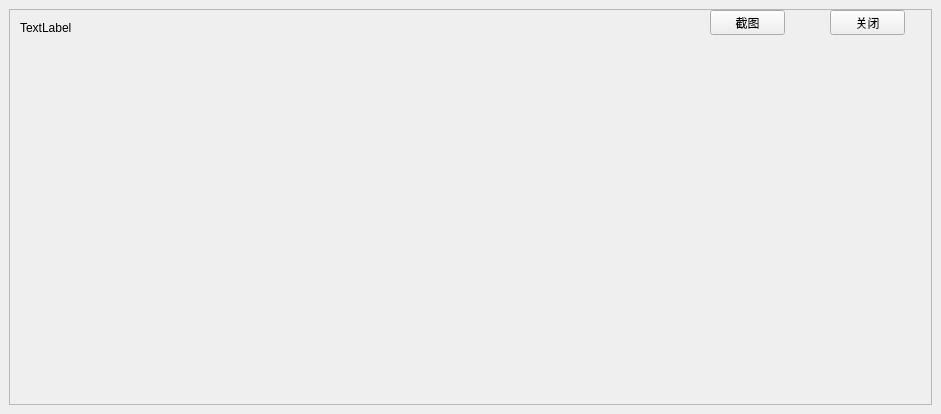
<?xml version="1.0" encoding="UTF-8"?>
<ui version="4.0">
 <class>MapWindow</class>
 <widget class="QMainWindow" name="MapWindow">
  <property name="geometry">
   <rect>
    <x>0</x>
    <y>0</y>
    <width>941</width>
    <height>414</height>
   </rect>
  </property>
  <property name="windowTitle">
   <string>MainWindow</string>
  </property>
  <widget class="QWidget" name="centralwidget">
   <layout class="QVBoxLayout" name="verticalLayout">
    <item>
     <widget class="QScrollArea" name="scrollArea">
      <property name="enabled">
       <bool>true</bool>
      </property>
      <property name="widgetResizable">
       <bool>false</bool>
      </property>
      <widget class="QWidget" name="scrollAreaWidgetContents">
       <property name="geometry">
        <rect>
         <x>0</x>
         <y>0</y>
         <width>898</width>
         <height>394</height>
        </rect>
       </property>
       <widget class="QLabel" name="label">
        <property name="geometry">
         <rect>
          <x>10</x>
          <y>10</y>
          <width>54</width>
          <height>16</height>
         </rect>
        </property>
        <property name="maximumSize">
         <size>
          <width>300</width>
          <height>30</height>
         </size>
        </property>
        <property name="text">
         <string>TextLabel</string>
        </property>
       </widget>
       <widget class="QCustomPlot" name="singleLinePlot" native="true">
        <property name="geometry">
         <rect>
          <x>650</x>
          <y>30</y>
          <width>241</width>
          <height>331</height>
         </rect>
        </property>
       </widget>
       <widget class="QCustomPlot" name="customPlot" native="true">
        <property name="geometry">
         <rect>
          <x>10</x>
          <y>30</y>
          <width>631</width>
          <height>331</height>
         </rect>
        </property>
       </widget>
       <widget class="QPushButton" name="closeButton">
        <property name="geometry">
         <rect>
          <x>820</x>
          <y>0</y>
          <width>75</width>
          <height>25</height>
         </rect>
        </property>
        <property name="text">
         <string>关闭</string>
        </property>
       </widget>
       <widget class="QPushButton" name="captureButton">
        <property name="geometry">
         <rect>
          <x>700</x>
          <y>0</y>
          <width>75</width>
          <height>25</height>
         </rect>
        </property>
        <property name="text">
         <string>截图</string>
        </property>
       </widget>
      </widget>
     </widget>
    </item>
   </layout>
  </widget>
 </widget>
 <customwidgets>
  <customwidget>
   <class>QCustomPlot</class>
   <extends>QWidget</extends>
   <header location="global">qcustomplot.h</header>
   <container>1</container>
  </customwidget>
 </customwidgets>
 <resources/>
 <connections/>
</ui>
